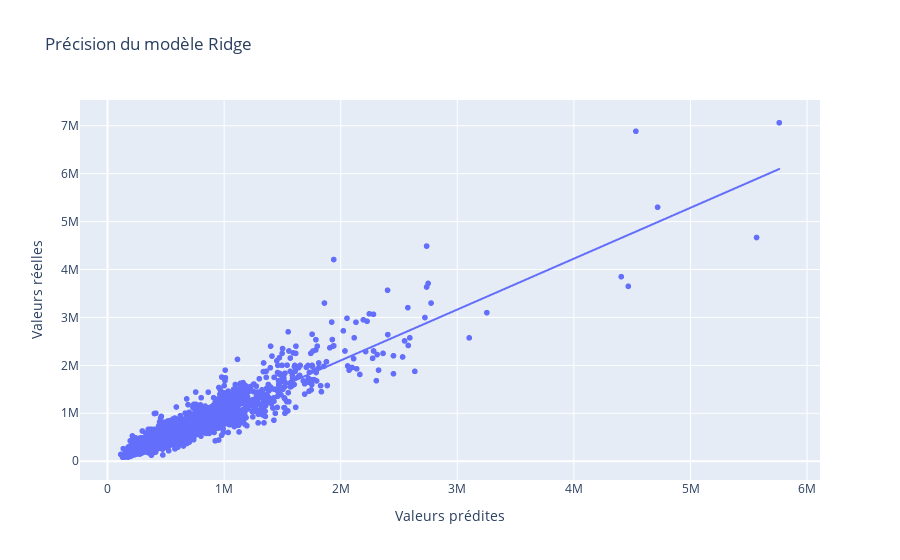

The notebook cell saved with this chart:
### Code cell
fig = px.scatter(y=np.exp(y_test), x=np.exp(pred),trendline="ols",
                 labels={"y": "Valeurs réelles", "x": "Valeurs prédites"},
                 title="Précision du modèle Ridge")
fig.show()

### Figure 1 — Plotly figure (JSON) as saved in the notebook; plotly's stock layout.template omitted (floating-point values rounded to 4 significant figures; data arrays with more than 128 entries replaced by an {"elided": "..."} marker saying what was removed)
{"data": [{"hovertemplate": "Valeurs prédites=%{x}<br>Valeurs réelles=%{y}<extra></extra>", "legendgroup": "", "marker": {"color": "#636efa", "symbol": "circle"}, "mode": "markers", "name": "", "showlegend": false, "type": "scattergl", "x": {"elided": "6484 float values"}, "xaxis": "x", "y": {"elided": "6484 float values"}, "yaxis": "y"}, {"hovertemplate": "<b>OLS trendline</b><br>y = 1.06207 * x + -21771.5<br>R<sup>2</sup>=0.886817<br><br>Valeurs prédites=%{x}<br>Valeurs réelles=%{y} <b>(trend)</b><extra></extra>", "legendgroup": "", "marker": {"color": "#636efa", "symbol": "circle"}, "mode": "lines", "name": "", "showlegend": false, "type": "scattergl", "x": {"elided": "6484 float values"}, "xaxis": "x", "y": {"elided": "6484 float values"}, "yaxis": "y"}], "layout": {"legend": {"tracegroupgap": 0}, "title": {"text": "Précision du modèle Ridge"}, "xaxis": {"anchor": "y", "domain": [0, 1], "title": {"text": "Valeurs prédites"}}, "yaxis": {"anchor": "x", "domain": [0, 1], "title": {"text": "Valeurs réelles"}}}}
